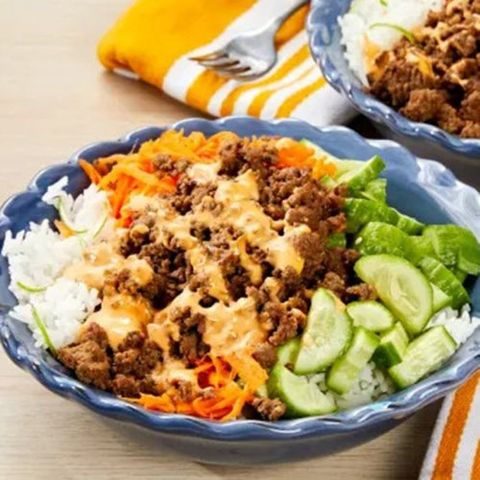
#> input picture assets/food/r/bol_vita_orez.jpg, 480 x 480 px, given in place of icon.png, which was not available
$ python web_pwa.py ../assets/food/r/bol_vita_orez.jpg ../assets/food/r/bors_sfecla_post.jpg
#> lines starting #> are read from the running program, lines starting #| are printed output that depends on the picture
#!/usr/bin/env python3
"""
Face din exportul web o aplicație care se pune pe ecranul iPhone-ului din Safari (Partajează → Adaugă pe ecranul principal).
  python3 scripts/web_pwa.py dist /nutritie
"""
import json
import os
import shutil
import sys

from PIL import Image

out, base = sys.argv[1], sys.argv[2].rstrip('/')
root = os.path.dirname(os.path.dirname(os.path.abspath(__file__)))
icon = Image.open(os.path.join(root, 'assets', 'icon.png')).convert('RGB')
#> icon is the input picture: PIL image 480x480 RGB; mean R, G, B 175.6, 149.5, 107.3
for px in (180, 192, 512):
    icon.resize((px, px), Image.LANCZOS).save(os.path.join(out, f'icon-{px}.png'))
#> this loop made 3 passes
#> pass 1, `icon.resize((px, px), Image.LANCZOS).save(os.path.join(out, f'icon-{px..`:
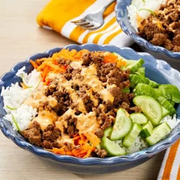
#> saved as icon-180.png: PIL image 180x180 RGB; mean R, G, B 175.6, 149.5, 107.4
#> pass 2, `icon.resize((px, px), Image.LANCZOS).save(os.path.join(out, f'icon-{px..`:
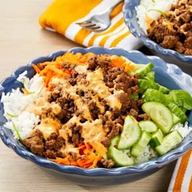
#> saved as icon-192.png: PIL image 192x192 RGB; mean R, G, B 175.6, 149.5, 107.4

json.dump({
    'name': 'Nutriție', 'short_name': 'Nutriție', 'lang': 'ro',
    'start_url': base + '/', 'scope': base + '/', 'display': 'standalone',
    'background_color': '#2E6A4E', 'theme_color': '#2E6A4E',
    'icons': [{'src': f'{base}/icon-{px}.png', 'sizes': f'{px}x{px}', 'type': 'image/png'} for px in (192, 512)],
}, open(os.path.join(out, 'manifest.json'), 'w'), ensure_ascii=False)

head = f'''
<meta name="apple-mobile-web-app-capable" content="yes">
<meta name="mobile-web-app-capable" content="yes">
<meta name="apple-mobile-web-app-status-bar-style" content="default">
<meta name="apple-mobile-web-app-title" content="Nutriție">
<meta name="theme-color" content="#2E6A4E">
<link rel="apple-touch-icon" href="{base}/icon-180.png">
<link rel="manifest" href="{base}/manifest.json">
'''
p = os.path.join(out, 'index.html')
#> (the run stopped early here; a loop or call above may not have finished)

$ run again, on assets/food/r/bors_sfecla_post.jpg
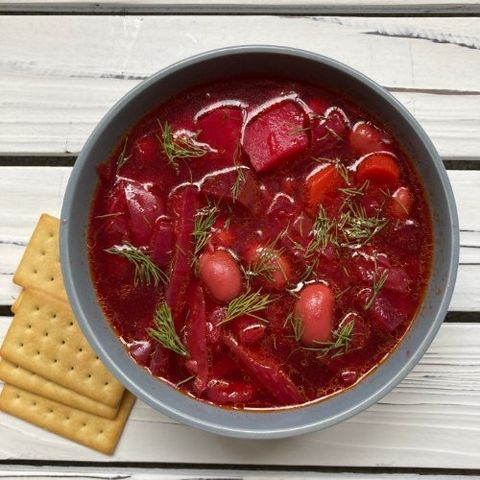
#> input picture assets/food/r/bors_sfecla_post.jpg, 480 x 480 px, given in place of icon.png, which was not available
#> icon is the input picture: PIL image 480x480 RGB; mean R, G, B 151.7, 114.6, 105.3
#> the loop `for px in (180, 192, 512):` made 3 passes
#> pass 1, `icon.resize((px, px), Image.LANCZOS).save(os.path.join(out, f'icon-{px..`:
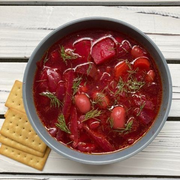
#> saved as icon-180.png: PIL image 180x180 RGB; mean R, G, B 151.7, 114.6, 105.3
#> pass 2, `icon.resize((px, px), Image.LANCZOS).save(os.path.join(out, f'icon-{px..`:
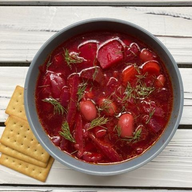
#> saved as icon-192.png: PIL image 192x192 RGB; mean R, G, B 151.7, 114.6, 105.3

$ run again, on assets/food/r/burger_vita_ou.jpg
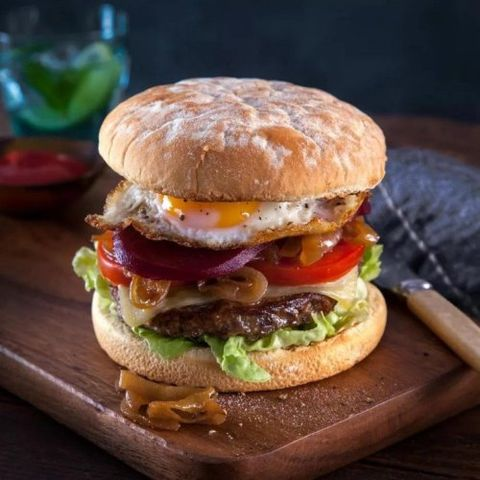
#> input picture assets/food/r/burger_vita_ou.jpg, 480 x 480 px, given in place of icon.png, which was not available
#> icon is the input picture: PIL image 480x480 RGB; mean R, G, B 94.8, 73.1, 62.3
#> the loop `for px in (180, 192, 512):` made 3 passes
#> pass 1, `icon.resize((px, px), Image.LANCZOS).save(os.path.join(out, f'icon-{px..`:
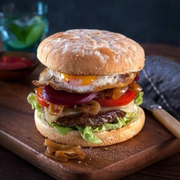
#> saved as icon-180.png: PIL image 180x180 RGB; mean R, G, B 94.8, 73.1, 62.3
#> pass 2, `icon.resize((px, px), Image.LANCZOS).save(os.path.join(out, f'icon-{px..`:
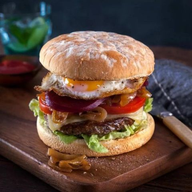
#> saved as icon-192.png: PIL image 192x192 RGB; mean R, G, B 94.8, 73.1, 62.3
